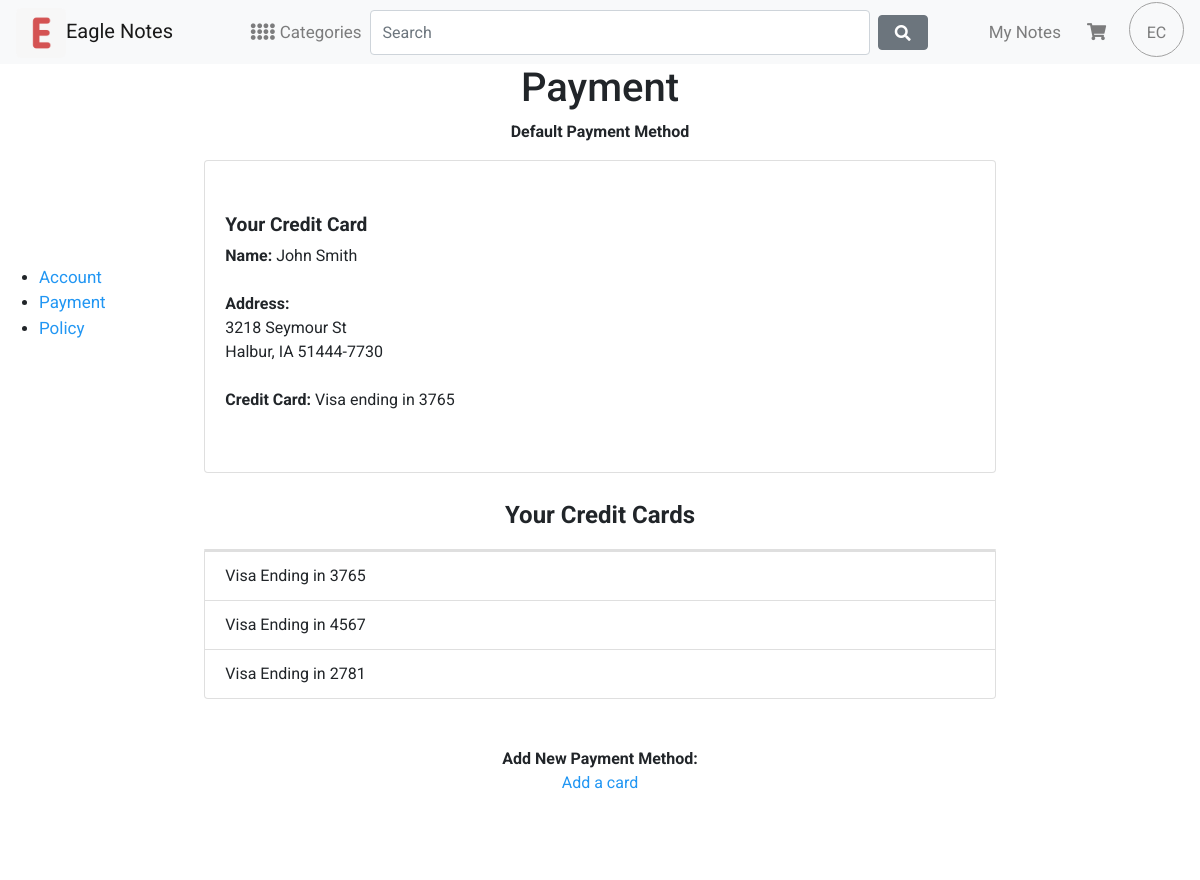
/settings/payment/ (upper part), run on an earlier commit of the app's database.
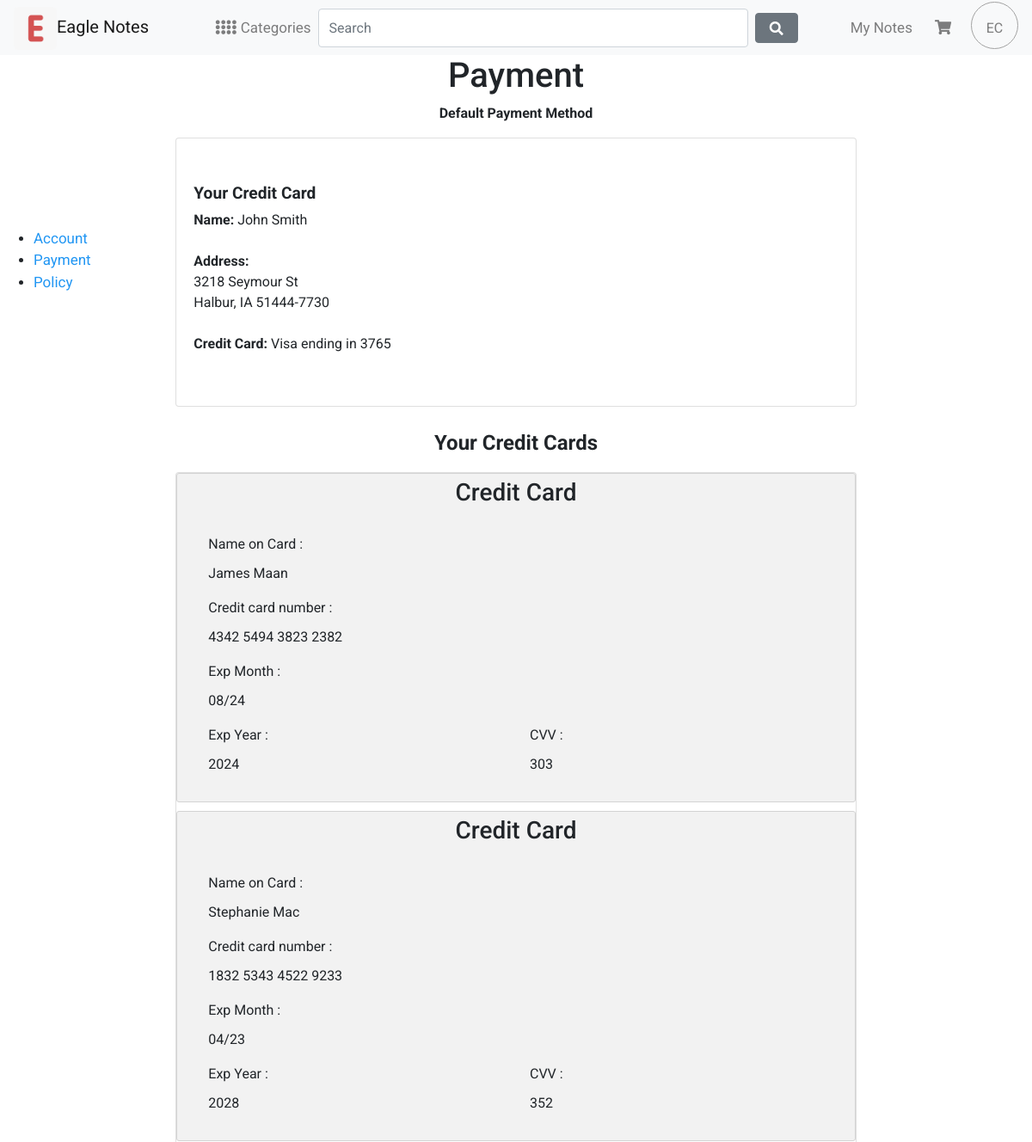
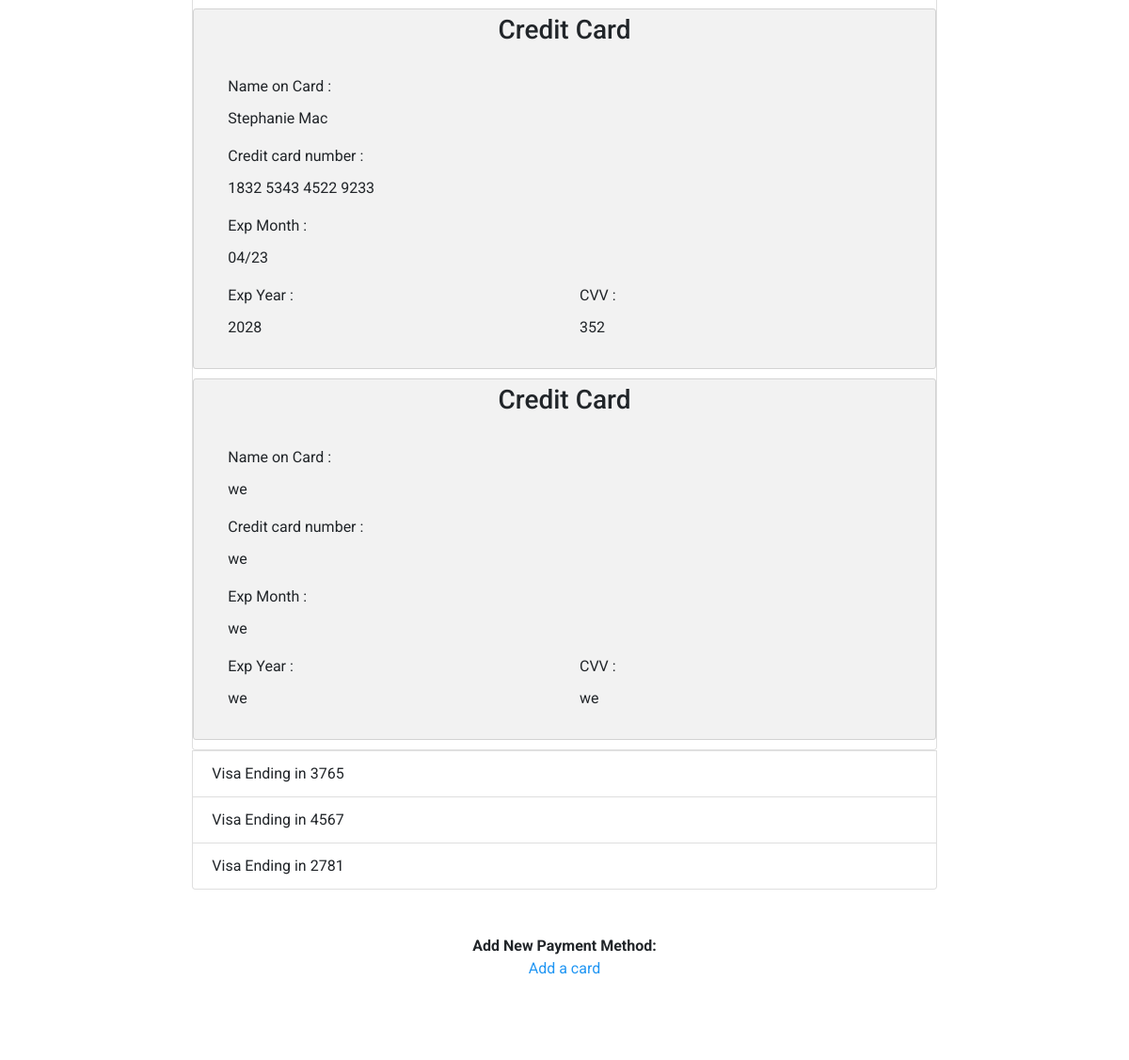
And on a later commit of the database (2 pictures, top to bottom).
### settings/models.py (models this page shows, shortened)
class CreditCards(models.Model):
    fullName = models.CharField(max_length = 60)
    email = models.CharField(max_length = 60)
    address = models.CharField(max_length = 60)
    city  = models.CharField(max_length = 60)
    zip  = models.CharField(max_length = 60)
    states  = models.CharField(max_length = 60)
    nameOnCard = models.CharField(max_length = 60)
    creditCardNum = models.CharField(max_length = 60)
    expmonth = models.CharField(max_length = 60)
    cvv = models.CharField(max_length = 60)
    expYear = models.CharField(max_length = 60)

### settings/views.py (the view, shortened to what this page needs)
# urls.py: path('payment/', views.payment_payment,name="payment_payment"),
def payment_payment(request):
    credit_cards = CreditCards.objects.all()
    print(credit_cards)
    return render(request,'settings/PaymentAccount.html',{'payment':'payment','cards':credit_cards})

### settings/templates/settings/PaymentAccount.html (shortened to what this page needs)
{%extends "base.html"%}
{%block content%}
<div class="row" style="">
      <div class ="col-2">
        <ul class="align-middle" style="padding-top:60%;height:120vh;">
                <br><br>      <br><br>      <li>
                  <a class="" href ="{% url 'settings:settings_payment'%}"  >Account </a>
                  </li>
                  <li>
                  <a class="" href ="{% url 'settings:payment_payment'%}"  >Payment </a>
                  </li>
                  <li>
                  <a class="" href ="{% url 'settings:policy_payment'%}"  >Policy </a>
                  </li>
        </ul>
      </div>
      <div class ="col-8">
        <h1 class= "page_title" style="text-align:center;width:100%">Payment</h1>
        <form >
            <div class="mx-auto">
            <p class="text-center">
              <strong>Default Payment Method</strong>
            </p>
            <div class="card">
        <p class="text-center"><div class="card-body">
      <p>
<strong><h2 class = "" style = "font-size: 120%">Your Credit Card</h2>
Name:</strong>
 John Smith<br><br>
      <strong>Address:</strong> <br>
      3218 Seymour St<br>
Halbur, IA 51444-7730<br><br>
      <strong>Credit Card: </strong>Visa ending in 3765</p>
    </div>
<br>
      </div>
      <br>
      <p class="text-center" style = "font-size: 150%">
      <strong>Your Credit Cards</strong>
      </p>
      <div class="card" style="width: 100%;">
  <ul class="list-group list-group-flush">
      {%for creditCard in cards%}
      <div class="row">
        <div class="col-75">
          <div class="container">
            <form>
                <div class="col-50">
                  <h3 class="text-center">Credit Card</h3>
                  <br>
                  <label for="cname">Name on Card : </label>
                  <p>{{creditCard.nameOnCard}}</p>
                  <label for="ccnum">Credit card number :</label>
                  <p>{{creditCard.creditCardNum}}</p>
                  <label for="expmonth">Exp Month :</label>
                  <p>{{creditCard.expmonth}}</p>
                  <div class="row">
                    <div class="col-50">
                      <label for="expyear">Exp Year :</label>
                      <p>{{creditCard.expYear}}</p>
                    </div>
                    <div class="col-50">
                      <label for="cvv">CVV :</label>
                      <p>{{creditCard.cvv}}</p>
                    </div>
                  </div>
                </div>
              </div>
            </form>
          </div>
        </div>
      {%endfor%}
    </div>
    <li class="list-group-item">Visa Ending in 3765</li>
    <li class="list-group-item">Visa Ending in 4567</li>
    <li class="list-group-item">Visa Ending in 2781</li>
</div>
<br><br>
      <div>
        <p class="text-center">
        <strong>Add New Payment Method:</strong><br>
        <a class="options" href ="/Users/margaritanuridjanian/Desktop/cs3337/PaymentChanges.html"  >Add a card </a><br><br><br><br>
      </p>
      </div>
      </div>
      <div class ="col-1">
      </div>
    </div>
{%endblock%}

What changed in the data, as far as the page shows it:
added CreditCards: nameOnCard "James Maan", creditCardNum "4342 5494 3823 2382", expmonth "08/24", expYear "2024", cvv "303"
added CreditCards: nameOnCard "Stephanie Mac", creditCardNum "1832 5343 4522 9233", expmonth "04/23", expYear "2028", cvv "352"
added CreditCards: nameOnCard "Stephanie Mac", creditCardNum "1832 5343 4522 9233", expmonth "04/23", expYear "2028", cvv "352"
added CreditCards: nameOnCard "we", creditCardNum "we", expmonth "we", expYear "we", cvv "we"
